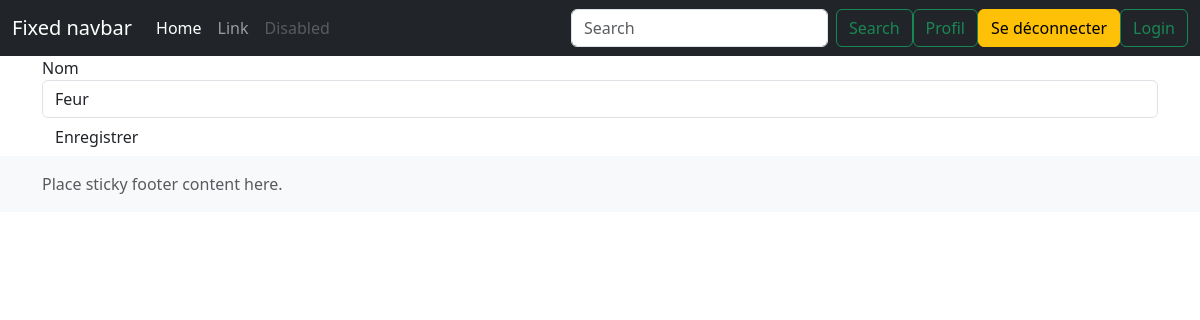
The page /edit-author/2 (signed in) on the database as committed earlier.
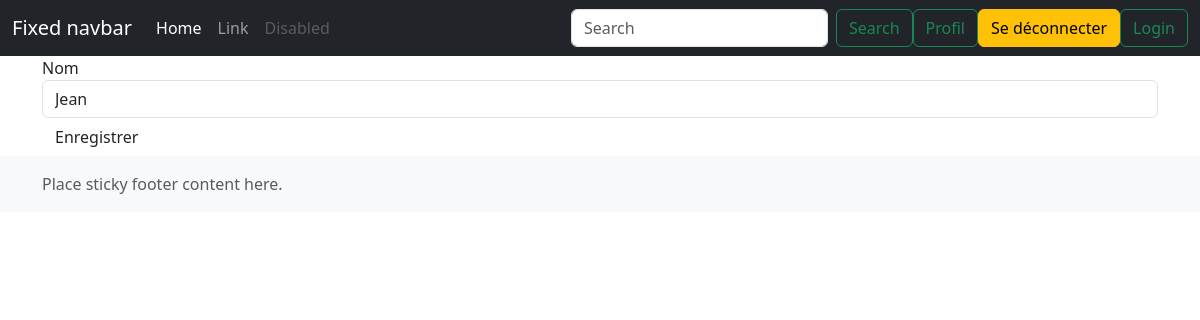
The same page on the database as committed later.
### tuto/models.py (models this page shows, shortened)
class Author(db.Model):
    id = db.Column(db.Integer,primary_key = True)
    name = db.Column(db.String(100))

### tuto/views.py (the view)
@app.route("/edit-author/<int:id>")
@login_required
def edit_author(id):
    a = get_author(id)
    f = AuthorForm(id=a.id, name=a.name)
    return render_template(
        "edit-author.html",
        author=a, form = f)

### tuto/views.py
class AuthorForm(FlaskForm):
    id = HiddenField('id')
    name = StringField('Nom', validators=[DataRequired()])

### tuto/models.py (called while the page is built)
@login_manager.user_loader
def load_user(username):
    return User.query.get(username)

def get_author(id):
    return Author.query.get(id)  # Utilisez .get() pour obtenir l'auteur par son ID

### tuto/templates/edit-author.html (shortened to what this page needs)
{% extends "base.html" %}
{% block content %}
<h1>Edit author: {{ author.name }}</h1>
<form role="form" method="POST" action="{{ url_for('save_author') }}">
    <div class="form-group {% if form.name.errors %}has-error{% endif %}">
        {{ form.name.label }}
        {{ form.name(size=50, class_="form-control") }}
    </div>
    <input class="btn btn-default" type="submit" value="Enregistrer">
</form>
{% endblock %}

Rows that differ between the two databases and show on the page:
changed Author: name "Feur" → "Jean"
